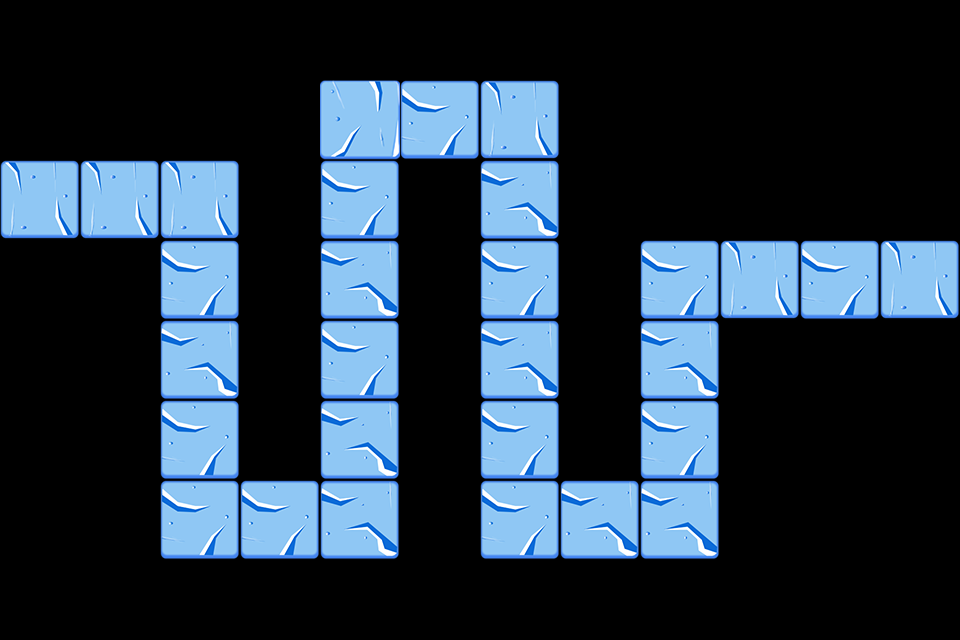

This is a level from a 2D game, rendered from its Tiled map with the project's own tilesets. A one-line summary and the map file follow, with tile-layer data summarised:
An orthogonal 12x8 tile map with 80x80 px tiles, 1 tile layer (path) and 31 objects (11x path, 10x Tower, 4x 9, 3x 10, 3x 11).

<map version="1.0" orientation="orthogonal" width="12" height="8" tilewidth="80" tileheight="80">
 <properties>
  <property name="style" value="1" />
 </properties>
 <tileset firstgid="1" name="tiled4" tilewidth="80" tileheight="80">
  <image source="tiled4.png" width="240" height="240" />
 </tileset>
 <layer name="path" width="12" height="8">
  <data>[96 cells, 29 non-empty, 7 distinct tile ids]</data>
 </layer>
 <objectgroup name="path" width="12" height="8">
  <object name="path" x="0" y="160" />
  <object name="path" x="160" y="160" />
  <object name="path" x="160" y="480" />
  <object name="path" x="320" y="480" />
  <object name="path" x="320" y="80" />
  <object name="path" x="480" y="80" />
  <object name="path" x="480" y="480" />
  <object name="path" x="640" y="480" />
  <object name="path" x="640" y="240" />
  <object name="path" x="800" y="240" />
  <object name="path" x="880" y="240" />
  <object name="Reward" type="9" x="0" y="240" width="80" height="80" />
  <object name="Reward" type="10" x="240" y="160" width="80" height="80" />
  <object name="Reward" type="11" x="240" y="320" width="80" height="80" />
  <object name="Reward" type="9" x="560" y="240" width="80" height="80" />
  <object name="Reward" type="10" x="400" y="320" width="80" height="80" />
  <object name="Reward" type="11" x="640" y="80" width="80" height="80" />
  <object name="Reward" type="9" x="400" y="160" width="80" height="80" />
  <object name="Reward" type="10" x="400" y="480" width="80" height="80" />
  <object name="Reward" type="11" x="880" y="320" width="80" height="80" />
  <object name="Reward" type="9" x="720" y="480" width="80" height="80" />
  <object name="Tower" x="0" y="80" width="320" height="80" />
  <object name="Tower" x="240" y="160" width="80" height="320" />
  <object name="Tower" x="0" y="240" width="160" height="160" />
  <object name="Tower" x="400" y="160" width="80" height="400" />
  <object name="Tower" x="560" y="80" width="400" height="160" />
  <object name="Tower" x="560" y="240" width="80" height="240" />
  <object name="Tower" x="720" y="320" width="240" height="80" />
  <object name="Tower" x="720" y="400" width="160" height="80" />
  <object name="Tower" x="720" y="480" width="80" height="80" />
  <object name="Tower" x="80" y="400" width="80" height="80" />
 </objectgroup>
</map>
